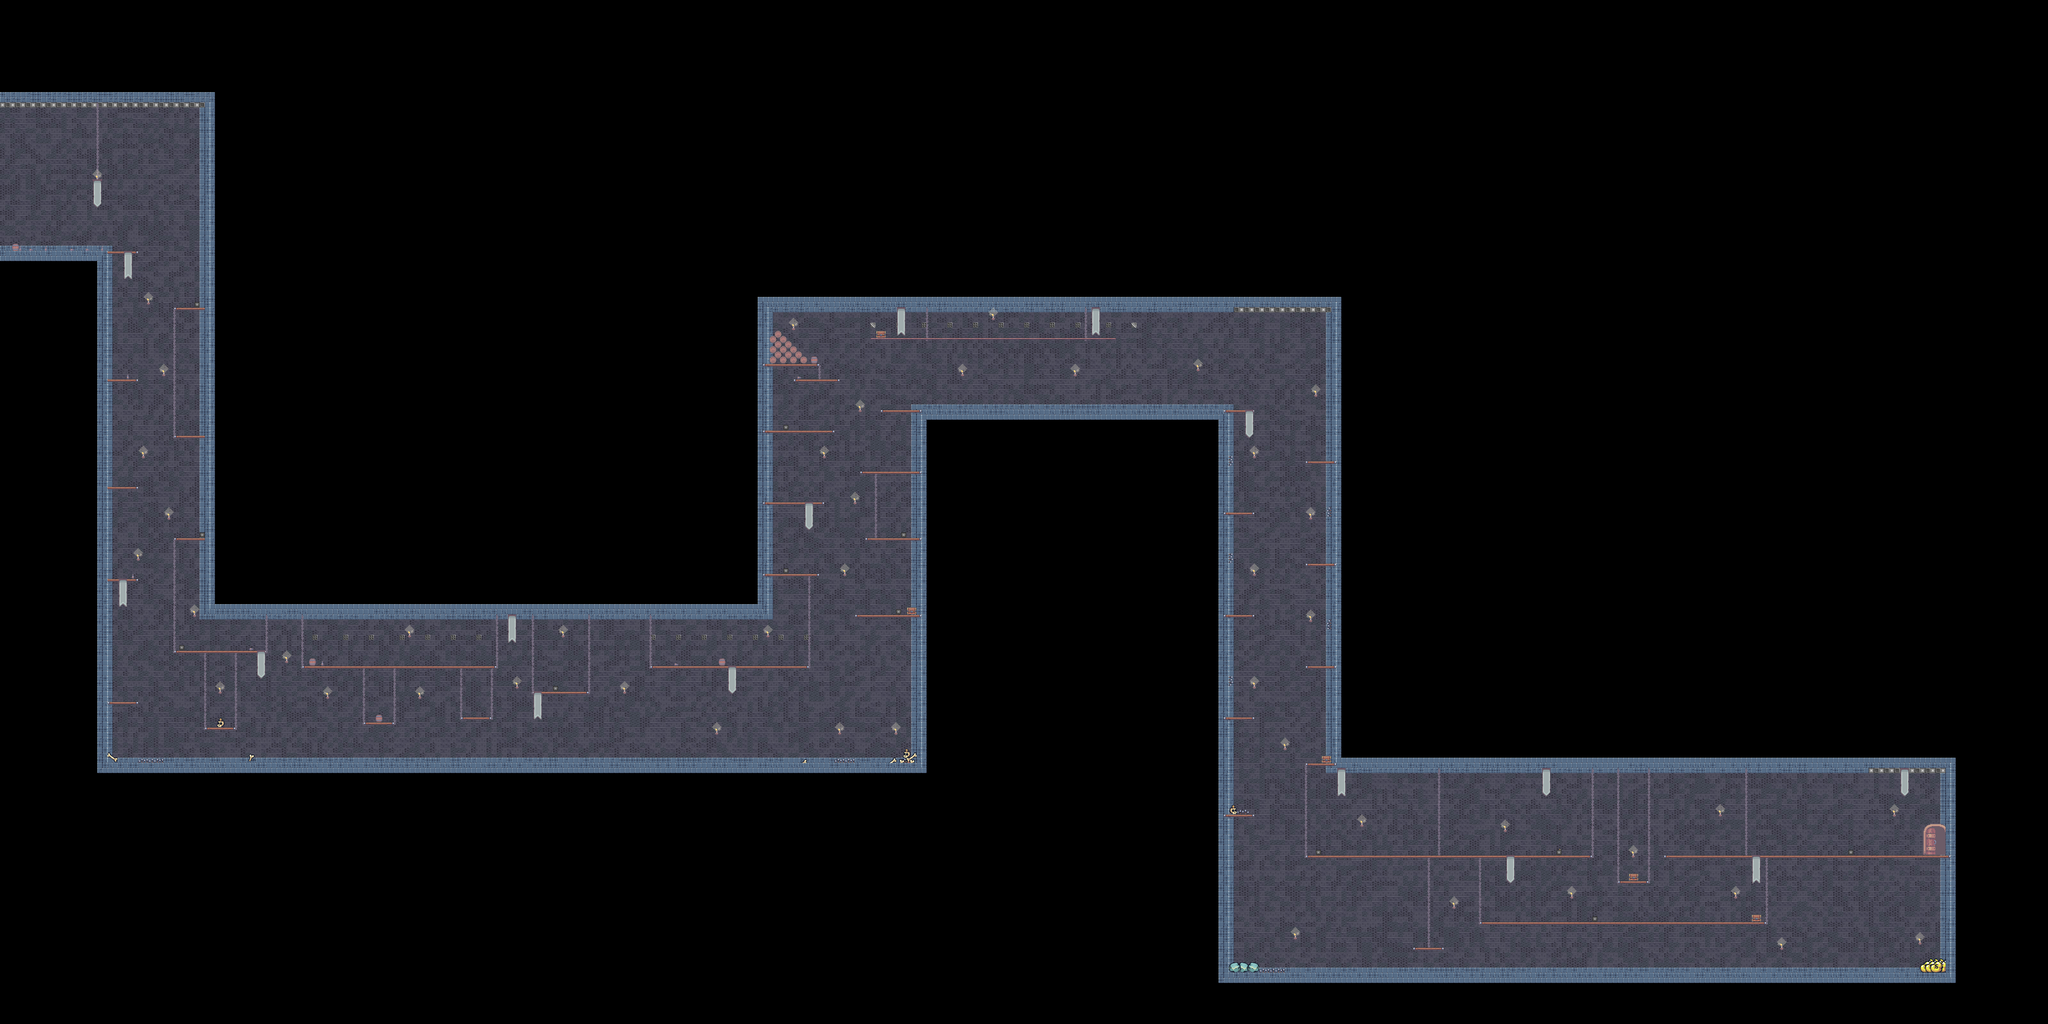

Below is a game level as drawn by its tile map, then a one-line description and the .tmx that defines it (tile-layer data replaced by summaries):
An orthogonal 400x200 tile map with 16x16 px tiles, 11 tile layers (backgr, back2, back1, back, ...), 2 hidden layers not drawn, 19 tilesets and 8 objects.

<map version="1.10" tiledversion="1.11.1" orientation="orthogonal" renderorder="right-down" width="400" height="200" tilewidth="16" tileheight="16" infinite="0" nextlayerid="17" nextobjectid="22">
 <tileset firstgid="1" source="assets/ALL_content.tsx" />
 <tileset firstgid="82" source="assets/Platforms (32x32).tsx" />
 <tileset firstgid="178" source="assets/Decorations (32x32).tsx" />
 <tileset firstgid="346" source="assets/textures.tsx" />
 <tileset firstgid="454" source="assets/chain.tsx" />
 <tileset firstgid="462" source="assets/candle.tsx" />
 <tileset firstgid="466" source="assets/candle light.tsx" />
 <tileset firstgid="470" source="assets/01barrel.tsx" />
 <tileset firstgid="474" source="assets/02barrel.tsx" />
 <tileset firstgid="478" source="assets/04bottle.tsx" />
 <tileset firstgid="482" source="assets/03bottle.tsx" />
 <tileset firstgid="486" source="assets/bone2.tsx" />
 <tileset firstgid="502" source="assets/bone1.tsx" />
 <tileset firstgid="518" source="assets/money_bag.tsx" />
 <tileset firstgid="582" source="assets/bigdoor_close.tsx" />
 <tileset firstgid="646" source="assets/skull1.tsx" />
 <tileset firstgid="678" source="assets/rock1.tsx" />
 <tileset firstgid="694" source="assets/Chest Close 01.tsx" />
 <tileset firstgid="702" source="assets/Spikes.tsx" />
 <layer id="1" name="backgr" width="400" height="200" tintcolor="#969696">
  <data>[80000 cells, 17451 non-empty, 6 distinct tile ids]</data>
 </layer>
 <layer id="2" name="back2" width="400" height="200" tintcolor="#646464">
  <data>[80000 cells, 2624 non-empty, 3 distinct tile ids]</data>
 </layer>
 <layer id="3" name="back1" width="400" height="200">
  <data>[80000 cells, 98 non-empty, 15 distinct tile ids]</data>
 </layer>
 <layer id="4" name="back" width="400" height="200">
  <data>[80000 cells, 865 non-empty, 8 distinct tile ids]</data>
 </layer>
 <layer id="14" name="spikes" width="400" height="200">
  <data>[80000 cells, 30 non-empty, 2 distinct tile ids]</data>
 </layer>
 <layer id="5" name="dekor2" width="400" height="200">
  <data>[80000 cells, 333 non-empty, 75 distinct tile ids]</data>
 </layer>
 <layer id="6" name="dekor1" width="400" height="200">
  <data>[80000 cells, 265 non-empty, 33 distinct tile ids]</data>
 </layer>
 <layer id="7" name="stone" width="400" height="200">
  <data>[80000 cells, 12 non-empty, 6 distinct tile ids]</data>
 </layer>
 <layer id="8" name="collision_stone" width="400" height="200">
  <data>[80000 cells, 1331 non-empty, 3 distinct tile ids]</data>
 </layer>
 <layer id="9" name="platforms" width="400" height="200">
  <data>[80000 cells, 549 non-empty, 14 distinct tile ids]</data>
 </layer>
 <layer id="10" name="dekor" width="400" height="200">
  <data>[80000 cells, 201 non-empty, 25 distinct tile ids]</data>
 </layer>
 <objectgroup id="12" name="enemies">
  <object id="9" x="1256" y="2073.33">
   <point />
  </object>
  <object id="10" x="2220" y="2372">
   <point />
  </object>
  <object id="11" x="3364" y="1268">
   <point />
  </object>
  <object id="12" x="4490.91" y="2639.39">
   <point />
  </object>
  <object id="17" x="5812" y="3020">
   <point />
  </object>
 </objectgroup>
 <objectgroup id="16" name="hearts">
  <object id="18" x="3130" y="1048">
   <point />
  </object>
  <object id="19" x="2806" y="1912">
   <point />
  </object>
  <object id="21" x="5104" y="2712">
   <point />
  </object>
 </objectgroup>
 <layer id="15" name="door" width="400" height="200" visible="0">
  <data>[80000 cells, 42 non-empty, 42 distinct tile ids]</data>
 </layer>
 <layer id="11" name="collision" width="400" height="200" visible="0">
  <data>[80000 cells, 1343 non-empty, 5 distinct tile ids]</data>
 </layer>
</map>
